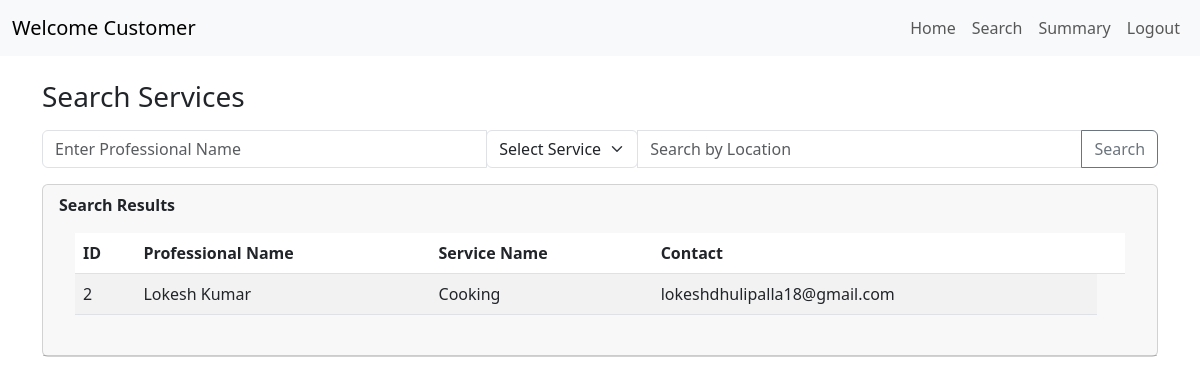
Page /customer/search (signed in) on the committed database.
### models.py (models this page shows, shortened)
class User(db.Model, UserMixin):
    __tablename__ = 'users'
    id = db.Column(db.Integer, primary_key=True)
    password = db.Column(db.String(100), nullable=False)
    email = db.Column(db.String(100), unique=True, nullable=False)
    is_active = db.Column(db.Boolean, default=False)
    user_type = db.Column(db.String(20), nullable=False)  # 'admin', 'customer', 'professional'
    is_blocked = db.Column(db.Boolean, default=False)
    fullname = db.Column(db.String(50), nullable=False)
    address = db.Column(db.String(200), nullable=True)
    pincode = db.Column(db.String(6), nullable=True)
    date_created = db.Column(db.DateTime, default=datetime.utcnow)
    customer_requests = db.relationship(
        'ServiceRequest',
        foreign_keys='ServiceRequest.customer_id',
        backref='customer',
        lazy=True
    )
    __mapper_args__ = {
        'polymorphic_on': user_type,  # Specifies the column used for polymorphism
        'polymorphic_identity': 'user',  # Identifier for the User model
    }

class ServiceProfessional(User):
    __tablename__ = 'service_professionals'
    id = db.Column(db.Integer, db.ForeignKey('users.id'), primary_key=True)
    service_name = db.Column(db.String, db.ForeignKey('services.name'), nullable=False)
    experience = db.Column(db.Integer, nullable=False)
    documents = db.Column(db.String, nullable=False)
    status = db.Column(db.String, nullable=False, default="Requested")
    service_requests = db.relationship(
        'ServiceRequest',
        foreign_keys='ServiceRequest.professional_id',
        backref='professional',
        lazy=True
    )
    __mapper_args__ = {
        'polymorphic_identity': 'serviceprofessional',
    }

class User(db.Model, UserMixin):
    __tablename__ = 'users'
    id = db.Column(db.Integer, primary_key=True)
    password = db.Column(db.String(100), nullable=False)
    email = db.Column(db.String(100), unique=True, nullable=False)
    is_active = db.Column(db.Boolean, default=False)
    user_type = db.Column(db.String(20), nullable=False)  # 'admin', 'customer', 'professional'
    is_blocked = db.Column(db.Boolean, default=False)
    fullname = db.Column(db.String(50), nullable=False)
    address = db.Column(db.String(200), nullable=True)
    pincode = db.Column(db.String(6), nullable=True)
    date_created = db.Column(db.DateTime, default=datetime.utcnow)
    customer_requests = db.relationship(
        'ServiceRequest',
        foreign_keys='ServiceRequest.customer_id',
        backref='customer',
        lazy=True
    )
    __mapper_args__ = {
        'polymorphic_on': user_type,  # Specifies the column used for polymorphism
        'polymorphic_identity': 'user',  # Identifier for the User model
    }

### customer/views.py (the view)
@customer_views.route("/search", methods=['GET'])
@login_required
def search_customers():
    try:
        services = Service.query.all()
        professional_name = request.args.get('professional_name', None)
        service_name = request.args.get('service_name', None)
        location = request.args.get('location', None)
        query = ServiceProfessional.query.join(Service, ServiceProfessional.service_name == Service.name)
        filters = []
        if professional_name:
            filters.append(ServiceProfessional.fullname.ilike(f"%{professional_name}%"))
        if service_name:
            filters.append(Service.name.ilike(f"%{service_name}%"))
        if location:
            filters.append(ServiceProfessional.address.ilike(f"%{location}%"))
        if filters:
            query = query.filter(and_(*filters))
        results = query.all()
        return render_template("customer_search.html", results=results, services=services)
    except Exception as e:
        logger.error('Error searching for service requests', str(e))
        return  render_template('customer_search.html', services=services)

### app.py (called while the page is built)
@login_manager.user_loader
def load_user(user_id):
    return User.query.get(int(user_id))

### templates/customer_search.html (shortened to what this page needs)
<!DOCTYPE html>
<html lang="en">
<head>
    <link href="https://cdn.jsdelivr.net/npm/bootstrap@5.3.0-alpha3/dist/css/bootstrap.min.css" rel="stylesheet">
</head>
<body>
    <nav class="navbar navbar-expand-lg navbar-light bg-light mb-4">
        <div class="container-fluid">
            <a class="navbar-brand" href="#">Welcome Customer</a>
            <div class="collapse navbar-collapse" id="navbarNav">
                <ul class="navbar-nav ms-auto">
                    <li class="nav-item"><a class="nav-link" href="/customer/dashboard">Home</a></li>
                    <li class="nav-item"><a class="nav-link" href="/customer/search">Search</a></li>
                    <li class="nav-item"><a class="nav-link" href="/customer/summary">Summary</a></li>
                    <li class="nav-item"><a class="nav-link" href="/logout">Logout</a></li>
                </ul>
            </div>
        </div>
    </nav>
    <div class="container mb-5" id="search-section">
        <h3 class="mb-3">Search Services</h3>
        <form action="/customer/search" method="get">
            <div class="input-group mb-3">
                <input type="text" class="form-control" placeholder="Enter Professional Name" aria-label="Search" name="professional_name">
                <div class="form-group">
                    <select class="form-select" aria-label="Default Service label" name="service_name">
                        <option selected>Select Service</option>
                    </select>
                </div>
                <input type="text" class="form-control" placeholder="Search by Location" aria-label="Search" name="location">
                <button  class="btn btn-outline-secondary" type="submit">Search</button>
            </div>
        </form>
        <div class="card mb-4" id="professional_servicers">
            <div class="card-header">
                <strong>Search Results</strong>
            <div class="card-body">
                <table class="table table-striped">
                    <thead>
                        <tr>
                            <th>ID</th>
                            <th>Professional Name</th>
                            <th>Service Name</th>
                            <th>Contact</th>
                            <th></th>
                        </tr>
                    </thead>
                    <tbody id="professionalsTableBody">
                        {% for sp in results %}
                        <tr>
                            <td>{{sp.id}}</td>
                            <td>{{sp.fullname}}</td>
                            <td>{{sp.service_name}}</td>
                            <td>{{sp.email}}</td>
                        </tr>
                        {% endfor %}
                    </tbody>
                </table>
            </div>
        </div>
</body>
</html>

### rows in the picture
ServiceProfessional: id "2", fullname "Lokesh Kumar", service_name "Cooking", email "lokeshdhulipalla18@gmail.com"
